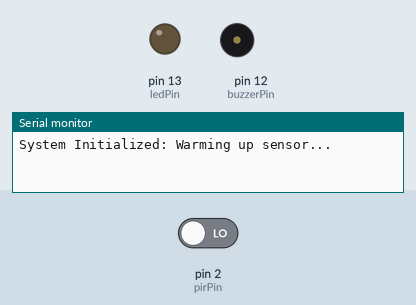
A sketch run on a simulated Arduino Uno, built with avr-gcc and run on an emulated ATmega328P. On the bench: output pins drawn as LEDs (lit = HIGH), buzzer (waves = sounding, pin HIGH), the last lines printed to the serial monitor. The test bench sets the inputs (shaded band); at power-on: pin 2 (pirPin) LOW.

Above: at 3.2 s.
3.3 s: pin 2 (pirPin) driven HIGH
At 4.2 s:
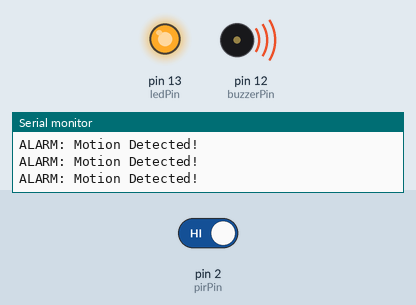
4.8 s: pin 2 (pirPin) driven LOW
At 5.5 s:
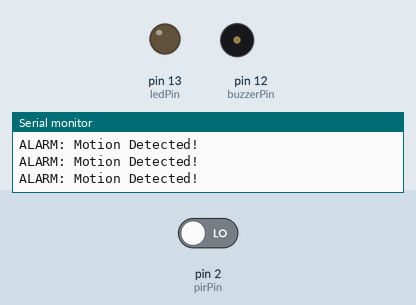
Timing chart, 0 to 7.8 s (numbered marks = the images above; inputs shaded):
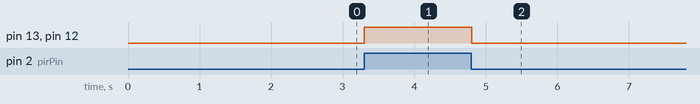

The sketch:

daring_hillar_krunk1.ino
```cpp
/*
 * Project: Motion Detection Alarm
 * Author: Junior Embedded Engineer
 * Date: 2024
 * Description: Detects motion using a PIR sensor and triggers a buzzer/LED alarm.
 */

// 1. Define Pin Constants
const int pirPin = 2;      // Input pin for Motion Sensor
const int buzzerPin = 12;  // Output pin for Buzzer
const int ledPin = 13;     // Output pin for LED

// Variable to store the sensor state (0 = No Motion, 1 = Motion Detected)
int motionState = 0;

void setup() {
  // 2. Initialize Pins
  pinMode(pirPin, INPUT);    // Configure PIR pin as input
  pinMode(buzzerPin, OUTPUT);// Configure Buzzer pin as output
  pinMode(ledPin, OUTPUT);   // Configure LED pin as output

  // Initialize Serial Monitor for debugging (optional but good practice)
  Serial.begin(9600);
  Serial.println("System Initialized: Warming up sensor...");
  delay(2000); // Give PIR sensor time to calibrate
}

void loop() {
  // 3. Read Sensor Data
  motionState = digitalRead(pirPin);

  // 4. Logic Control
  if (motionState == HIGH) {
    // Motion Detected!
    digitalWrite(buzzerPin, HIGH); // Turn Buzzer ON
    digitalWrite(ledPin, HIGH);    // Turn LED ON
    Serial.println("ALARM: Motion Detected!");
  }
  else {
    // No Motion
    digitalWrite(buzzerPin, LOW);  // Turn Buzzer OFF
    digitalWrite(ledPin, LOW);     // Turn LED OFF
  }

  delay(100); // Small delay for stability
}
```

Measured:
- after the input at 3.3 s, pin 13 (ledPin), pin 12 (buzzerPin): LOW → HIGH at once
- after the input at 4.8 s, pin 13 (ledPin), pin 12 (buzzerPin): HIGH → LOW at once
